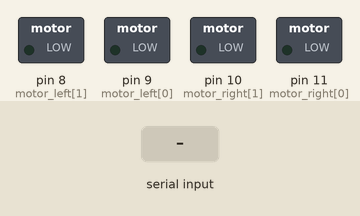
Recording of a sketch running on a simulated Arduino Uno, built with avr-gcc and run on an emulated ATmega328P. On the bench: switched loads named in the sketch (green lamp = pin HIGH). The test bench sets the inputs (shaded band).

Above: at 1.2 s.
1.3 s: "F" received over Serial
At 1.8 s:
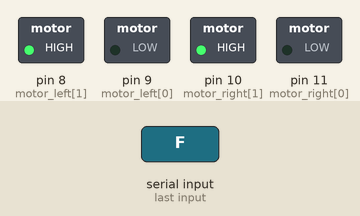
2.8 s: "R" received over Serial
At 4.0 s:
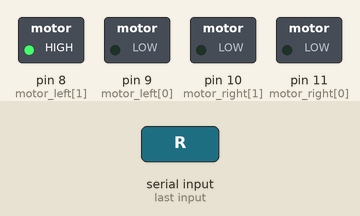
4.3 s: "B" received over Serial
At 5.2 s:
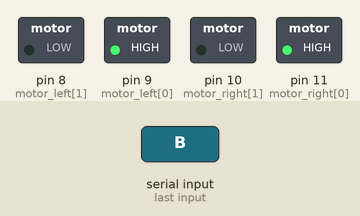
5.8 s: "L" received over Serial
At 6.4 s:
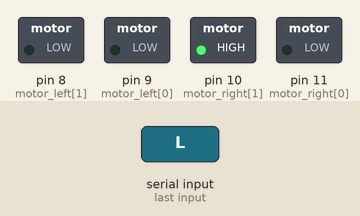
7.3 s: "1" received over Serial
At 8.7 s:
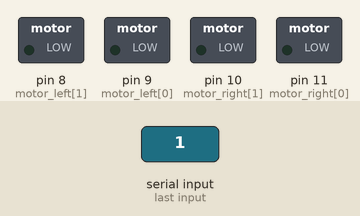
Timing chart, 0 to 9.8 s (numbered marks = the images above; inputs shaded):
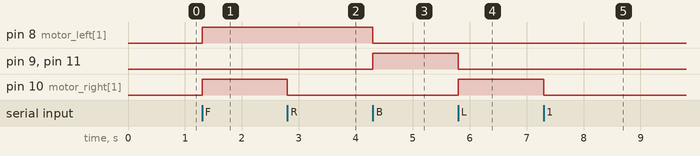

Measured:
- after the input at 1.3 s, pin 8 (motor_left[1]), pin 10 (motor_right[1]): LOW → HIGH at once
- after the input at 2.8 s, pin 10 (motor_right[1]): HIGH → LOW at once
- after the input at 4.3 s, pin 8 (motor_left[1]): HIGH → LOW at once; pin 9 (motor_left[0]), pin 11 (motor_right[0]): LOW → HIGH at once
- after the input at 5.8 s, pin 9 (motor_left[0]), pin 11 (motor_right[0]): HIGH → LOW at once; pin 10 (motor_right[1]): LOW → HIGH at once
- after the input at 7.3 s, pin 10 (motor_right[1]): HIGH → LOW at once

The sketch:

car_new_version.ino
```cpp
int motor_left[] = {9, 8};
int motor_right[] = {11, 10};

void brake(void);
void drive_forward(void);
void turn_left(void);
void turn_right(void);
void turn_around(void);

char Incoming_value;

void setup() {
  Serial.begin(9600);

  for (int i = 0; i < 2; i++)
  {
    pinMode(motor_left[i], OUTPUT);
    pinMode(motor_right[i], OUTPUT);
  }
}


void loop(){
  if(Serial.available() > 0)
  {
    Incoming_value = Serial.read();
    switch (Incoming_value){
      case 'F':
        drive_forward();
        break;
      case 'R':
        turn_right();
        break;
      case 'B':
        turn_around();
        break;
      case 'L':
        turn_left();
        break;
      default:
        brake();
        break;
    }
  }
}
void brake()
{
  digitalWrite(motor_left[0], LOW);
  digitalWrite(motor_left[1], LOW);
  digitalWrite(motor_right[0], LOW);
  digitalWrite(motor_right[1], LOW);
}

void drive_forward()
{
  digitalWrite(motor_left[0], LOW);
  digitalWrite(motor_left[1], HIGH);
  digitalWrite(motor_right[0], LOW);
  digitalWrite(motor_right[1], HIGH);
}

void slight_left()
{
  digitalWrite(motor_left[0], LOW);
  digitalWrite(motor_left[1], HIGH);
  digitalWrite(motor_right[0], LOW);
  digitalWrite(motor_right[1], LOW);
}

void slight_right()
{
  digitalWrite(motor_left[0], LOW);
  digitalWrite(motor_left[1], LOW);
  digitalWrite(motor_right[0], LOW);
  digitalWrite(motor_right[1], HIGH);
}

void turn_right()
{
  digitalWrite(motor_left[0], LOW);
  digitalWrite(motor_left[1], HIGH);
  digitalWrite(motor_right[0], LOW);
  digitalWrite(motor_right[1], LOW);
}

void turn_left()
{
  digitalWrite(motor_left[0], LOW);
  digitalWrite(motor_left[1], LOW);
  digitalWrite(motor_right[0], LOW);
  digitalWrite(motor_right[1], HIGH);
}

void turn_around()
{
  digitalWrite(motor_left[0], HIGH);
  digitalWrite(motor_left[1], LOW);
  digitalWrite(motor_right[0], HIGH);
  digitalWrite(motor_right[1], LOW);
}
```
